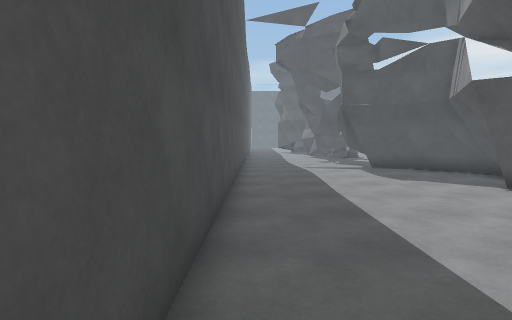
View 1 (above)

12 first-person views from a walk through a 3-D level made in the Unity game engine. The camera is 1.5 m above the floor, tilts 4° down and sees 80° across. The floor is counted in squares, 1 m on a side. Each view is taken from the middle of a square. On the plan, view 1 faces up. The plan holds only what a view shows up to about 15 squares ahead; the rest is blank. The place goes on beyond the plan. The player character is not drawn.

View 2
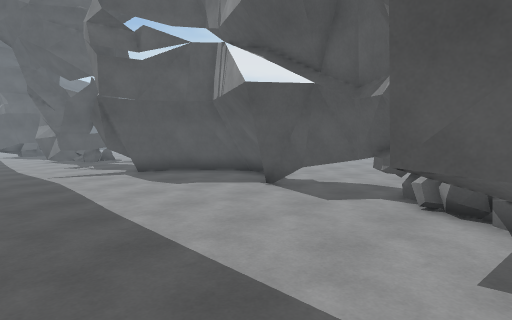

View 3
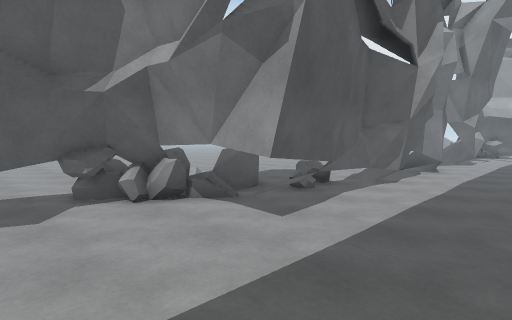

View 4
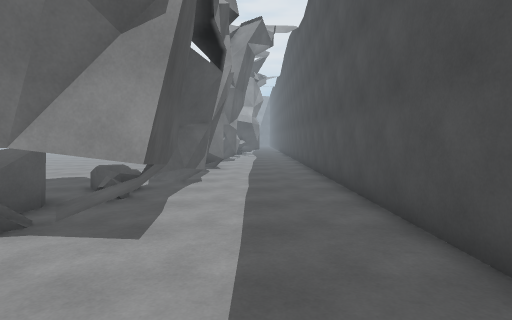

View 5
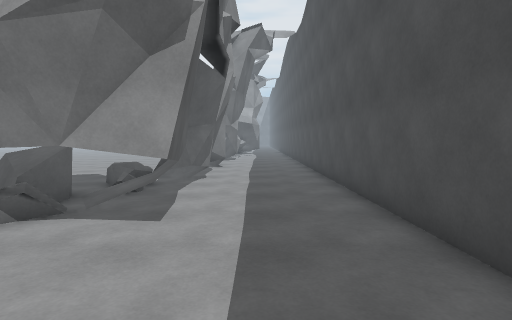

View 6
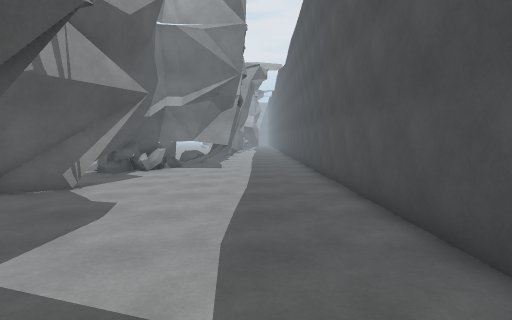

View 7
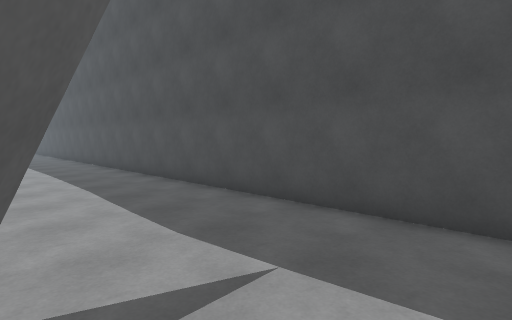

View 8
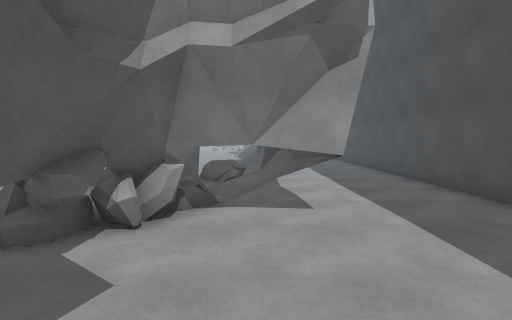

View 9
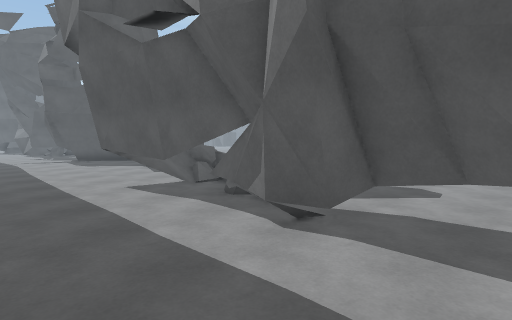

View 10
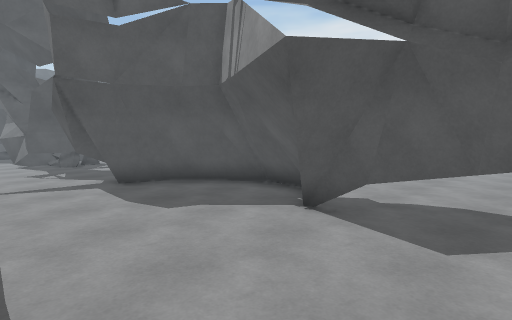

View 11
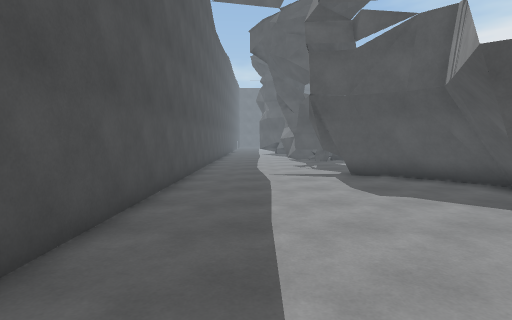

View 12
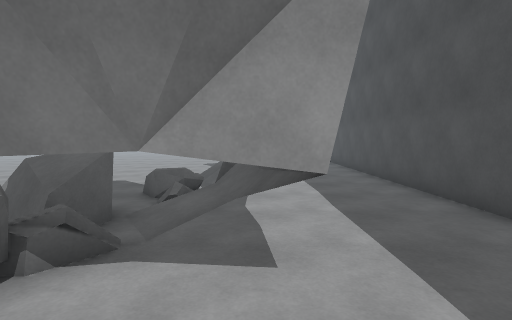

### Floor plan
Key: @ floor where view 1 was taken; # wall or solid block; x gap in a wall; . main floor; : floor 0.25 m higher than the main floor; + floor 0.5 m higher than the main floor; * floor 0.75 m higher than the main floor; / step, stairs or slope; = window, fence, low wall or low ledge; ^ raised ledge; T thing the floor can be seen under or through.
Columns run from 1 left of view 1 to 16 right of it. Each row starts with its distance up from view 1.
 18 #......
 17 #.....#
 16 #.....##
 15 #.....###
 14 #......###.
 13 #........#=
 12 #........##.
 11 #........##.
 10 #........#=....
  9 #.......##......
  8 #......##=........
  7 #........T........
  6 #........T/.......
  5 #.......TT/.......
  4 #..... TT==.......
  3 #....TTT=
  2 #....T* =
  1 #....T: ^^=#
  0 #@...T+ ^^=
 -1 #....Tx=..
 -2 #....T/==..
 -3 #....T......
 -4 #....#/......
 -5 #....##/......
 -6 #.....#/......
 -7 #....##/. ....

Where each view was taken, in squares from view 1:
view 1: 0 up, 0 right, facing up
view 2: 2 up, 0 right, facing up-right
view 3: 7 up, 0 right, facing down-right
view 4: 7 up, 2 right, facing down
view 5: 8 up, 2 right, facing down
view 6: 18 up, 2 right, facing down
view 7: 18 up, 5 right, facing down-left
view 8: 9 up, 5 right, facing down
view 9: 7 down, 0 right, facing up-right
view 10: 5 up, 2 right, facing up-right
view 11: 3 up, 2 right, facing up
view 12: 6 up, 4 right, facing down
